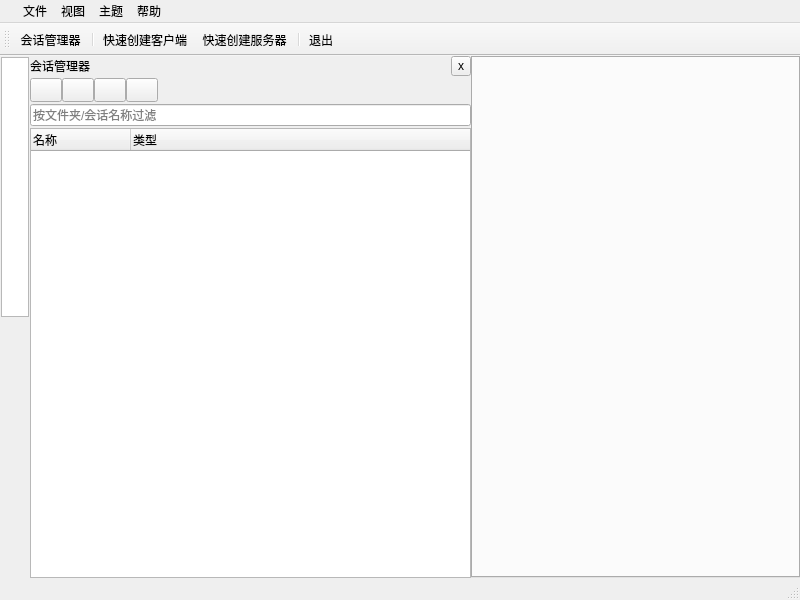
<?xml version="1.0" encoding="UTF-8"?>
<ui version="4.0">
 <class>CentralWindow</class>
 <widget class="QMainWindow" name="CentralWindow">
  <property name="geometry">
   <rect>
    <x>0</x>
    <y>0</y>
    <width>800</width>
    <height>600</height>
   </rect>
  </property>
  <property name="windowTitle">
   <string>FPGA模拟器 v2.0</string>
  </property>
  <property name="windowIcon">
   <iconset resource="../../3rdParty/resource/resource.qrc">
    <normaloff>:/logo.ico</normaloff>:/logo.ico</iconset>
  </property>
  <widget class="QWidget" name="centralwidget">
   <layout class="QHBoxLayout" name="horizontalLayout_2">
    <property name="spacing">
     <number>0</number>
    </property>
    <property name="leftMargin">
     <number>0</number>
    </property>
    <property name="topMargin">
     <number>0</number>
    </property>
    <property name="rightMargin">
     <number>0</number>
    </property>
    <property name="bottomMargin">
     <number>0</number>
    </property>
    <item>
     <widget class="QWidget" name="leftSidewidget" native="true">
      <property name="sizePolicy">
       <sizepolicy hsizetype="Fixed" vsizetype="Expanding">
        <horstretch>0</horstretch>
        <verstretch>0</verstretch>
       </sizepolicy>
      </property>
      <property name="maximumSize">
       <size>
        <width>30</width>
        <height>16777215</height>
       </size>
      </property>
      <layout class="QVBoxLayout" name="verticalLayout">
       <property name="spacing">
        <number>1</number>
       </property>
       <property name="leftMargin">
        <number>1</number>
       </property>
       <property name="topMargin">
        <number>1</number>
       </property>
       <property name="rightMargin">
        <number>1</number>
       </property>
       <property name="bottomMargin">
        <number>1</number>
       </property>
       <item>
        <widget class="QGraphicsView" name="graphicsView">
         <property name="sizePolicy">
          <sizepolicy hsizetype="Expanding" vsizetype="Expanding">
           <horstretch>0</horstretch>
           <verstretch>0</verstretch>
          </sizepolicy>
         </property>
         <property name="alignment">
          <set>Qt::AlignLeading|Qt::AlignLeft|Qt::AlignTop</set>
         </property>
        </widget>
       </item>
       <item>
        <spacer name="verticalSpacer">
         <property name="orientation">
          <enum>Qt::Vertical</enum>
         </property>
         <property name="sizeHint" stdset="0">
          <size>
           <width>20</width>
           <height>40</height>
          </size>
         </property>
        </spacer>
       </item>
      </layout>
     </widget>
    </item>
    <item>
     <widget class="QStackedWidget" name="leftStackedWidget">
      <property name="minimumSize">
       <size>
        <width>300</width>
        <height>0</height>
       </size>
      </property>
      <property name="maximumSize">
       <size>
        <width>500</width>
        <height>16777215</height>
       </size>
      </property>
      <property name="currentIndex">
       <number>0</number>
      </property>
      <widget class="QWidget" name="sessionManagerWidget">
       <layout class="QVBoxLayout" name="verticalLayout_5">
        <property name="spacing">
         <number>2</number>
        </property>
        <property name="leftMargin">
         <number>0</number>
        </property>
        <property name="topMargin">
         <number>0</number>
        </property>
        <property name="rightMargin">
         <number>0</number>
        </property>
        <property name="bottomMargin">
         <number>0</number>
        </property>
        <item>
         <layout class="QHBoxLayout" name="horizontalLayout_6">
          <item>
           <widget class="QLabel" name="label_4">
            <property name="text">
             <string>会话管理器</string>
            </property>
           </widget>
          </item>
          <item>
           <widget class="QToolButton" name="toolButton_closeSessionManagerWidget">
            <property name="sizePolicy">
             <sizepolicy hsizetype="Fixed" vsizetype="Fixed">
              <horstretch>0</horstretch>
              <verstretch>0</verstretch>
             </sizepolicy>
            </property>
            <property name="maximumSize">
             <size>
              <width>20</width>
              <height>20</height>
             </size>
            </property>
            <property name="text">
             <string notr="true">x</string>
            </property>
            <property name="iconSize">
             <size>
              <width>16</width>
              <height>16</height>
             </size>
            </property>
           </widget>
          </item>
         </layout>
        </item>
        <item>
         <widget class="QWidget" name="widget" native="true">
          <property name="minimumSize">
           <size>
            <width>0</width>
            <height>24</height>
           </size>
          </property>
          <property name="maximumSize">
           <size>
            <width>16777215</width>
            <height>24</height>
           </size>
          </property>
          <layout class="QHBoxLayout" name="horizontalLayout">
           <property name="spacing">
            <number>0</number>
           </property>
           <property name="leftMargin">
            <number>0</number>
           </property>
           <property name="topMargin">
            <number>0</number>
           </property>
           <property name="rightMargin">
            <number>0</number>
           </property>
           <property name="bottomMargin">
            <number>0</number>
           </property>
           <item>
            <widget class="QToolButton" name="toolButton_addGroup">
             <property name="icon">
              <iconset resource="lresource.qrc">
               <normaloff>:/resource/image/folder_add .png</normaloff>:/resource/image/folder_add .png</iconset>
             </property>
             <property name="iconSize">
              <size>
               <width>24</width>
               <height>24</height>
              </size>
             </property>
            </widget>
           </item>
           <item>
            <widget class="QToolButton" name="toolButton_delGroup">
             <property name="icon">
              <iconset resource="lresource.qrc">
               <normaloff>:/resource/image/folder_delete.png</normaloff>:/resource/image/folder_delete.png</iconset>
             </property>
             <property name="iconSize">
              <size>
               <width>24</width>
               <height>24</height>
              </size>
             </property>
            </widget>
           </item>
           <item>
            <widget class="QToolButton" name="toolButton_newSession">
             <property name="toolTip">
              <string>创建客户端</string>
             </property>
             <property name="text">
              <string/>
             </property>
             <property name="icon">
              <iconset resource="lresource.qrc">
               <normaloff>:/resource/image/create.png</normaloff>:/resource/image/create.png</iconset>
             </property>
             <property name="iconSize">
              <size>
               <width>24</width>
               <height>24</height>
              </size>
             </property>
            </widget>
           </item>
           <item>
            <widget class="QToolButton" name="toolButton_delSession">
             <property name="toolTip">
              <string>删除会话</string>
             </property>
             <property name="text">
              <string/>
             </property>
             <property name="icon">
              <iconset resource="lresource.qrc">
               <normaloff>:/resource/image/create2.png</normaloff>:/resource/image/create2.png</iconset>
             </property>
             <property name="iconSize">
              <size>
               <width>24</width>
               <height>24</height>
              </size>
             </property>
            </widget>
           </item>
           <item>
            <spacer name="horizontalSpacer">
             <property name="orientation">
              <enum>Qt::Horizontal</enum>
             </property>
             <property name="sizeHint" stdset="0">
              <size>
               <width>313</width>
               <height>20</height>
              </size>
             </property>
            </spacer>
           </item>
          </layout>
         </widget>
        </item>
        <item>
         <widget class="QLineEdit" name="lineEdit">
          <property name="placeholderText">
           <string>按文件夹/会话名称过滤</string>
          </property>
         </widget>
        </item>
        <item>
         <widget class="QTreeWidget" name="treeWidget">
          <property name="minimumSize">
           <size>
            <width>0</width>
            <height>400</height>
           </size>
          </property>
          <property name="selectionMode">
           <enum>QAbstractItemView::ExtendedSelection</enum>
          </property>
          <column>
           <property name="text">
            <string>名称</string>
           </property>
          </column>
          <column>
           <property name="text">
            <string>类型</string>
           </property>
          </column>
         </widget>
        </item>
       </layout>
      </widget>
     </widget>
    </item>
    <item>
     <widget class="QTabWidget" name="rightTabWidget">
      <property name="currentIndex">
       <number>-1</number>
      </property>
      <property name="tabsClosable">
       <bool>true</bool>
      </property>
     </widget>
    </item>
   </layout>
  </widget>
  <widget class="QMenuBar" name="menuBar">
   <property name="geometry">
    <rect>
     <x>0</x>
     <y>0</y>
     <width>800</width>
     <height>21</height>
    </rect>
   </property>
   <widget class="QMenu" name="menu_newWindow">
    <property name="title">
     <string/>
    </property>
   </widget>
   <widget class="QMenu" name="menu_file">
    <property name="title">
     <string>文件</string>
    </property>
    <addaction name="action_newWindow"/>
    <addaction name="separator"/>
    <addaction name="action_exit"/>
   </widget>
   <widget class="QMenu" name="menu_view">
    <property name="title">
     <string>视图</string>
    </property>
    <addaction name="action_menuBar"/>
    <addaction name="action_toolBar"/>
    <addaction name="action_statusBar"/>
   </widget>
   <widget class="QMenu" name="menu_theme">
    <property name="title">
     <string>主题</string>
    </property>
    <addaction name="action_lightTheme"/>
    <addaction name="action_darkTheme"/>
    <addaction name="action_colorTheme"/>
   </widget>
   <widget class="QMenu" name="menu">
    <property name="title">
     <string>帮助</string>
    </property>
    <addaction name="action_about"/>
    <addaction name="action_aboutQt"/>
   </widget>
   <addaction name="menu_newWindow"/>
   <addaction name="menu_file"/>
   <addaction name="menu_view"/>
   <addaction name="menu_theme"/>
   <addaction name="menu"/>
  </widget>
  <widget class="QStatusBar" name="statusBar"/>
  <widget class="QToolBar" name="toolBar">
   <property name="windowTitle">
    <string>toolBar_2</string>
   </property>
   <attribute name="toolBarArea">
    <enum>TopToolBarArea</enum>
   </attribute>
   <attribute name="toolBarBreak">
    <bool>false</bool>
   </attribute>
   <addaction name="action_sessionManager"/>
   <addaction name="separator"/>
   <addaction name="action_client"/>
   <addaction name="action_server"/>
   <addaction name="separator"/>
   <addaction name="action_exit"/>
  </widget>
  <action name="action_newWindow">
   <property name="text">
    <string>新窗口</string>
   </property>
  </action>
  <action name="action_exit">
   <property name="icon">
    <iconset resource="../../3rdParty/resource/resource.qrc">
     <normaloff>:/exit.png</normaloff>:/exit.png</iconset>
   </property>
   <property name="text">
    <string>退出</string>
   </property>
   <property name="shortcut">
    <string>Alt+X</string>
   </property>
  </action>
  <action name="action_menuBar">
   <property name="checkable">
    <bool>true</bool>
   </property>
   <property name="checked">
    <bool>true</bool>
   </property>
   <property name="text">
    <string>菜单栏</string>
   </property>
  </action>
  <action name="action_toolBar">
   <property name="checkable">
    <bool>true</bool>
   </property>
   <property name="checked">
    <bool>true</bool>
   </property>
   <property name="text">
    <string>工具栏</string>
   </property>
  </action>
  <action name="action_statusBar">
   <property name="checkable">
    <bool>true</bool>
   </property>
   <property name="checked">
    <bool>true</bool>
   </property>
   <property name="text">
    <string>状态栏</string>
   </property>
  </action>
  <action name="action_lightTheme">
   <property name="checkable">
    <bool>true</bool>
   </property>
   <property name="text">
    <string>明亮</string>
   </property>
  </action>
  <action name="action_darkTheme">
   <property name="checkable">
    <bool>true</bool>
   </property>
   <property name="text">
    <string>暗黑</string>
   </property>
  </action>
  <action name="action_colorTheme">
   <property name="text">
    <string>主题颜色</string>
   </property>
  </action>
  <action name="action_sessionManager">
   <property name="icon">
    <iconset resource="lresource.qrc">
     <normaloff>:/resource/image/list.png</normaloff>:/resource/image/list.png</iconset>
   </property>
   <property name="text">
    <string>会话管理器</string>
   </property>
   <property name="menuRole">
    <enum>QAction::TextHeuristicRole</enum>
   </property>
  </action>
  <action name="action_newSession">
   <property name="icon">
    <iconset resource="lresource.qrc">
     <normaloff>:/resource/image/create.png</normaloff>:/resource/image/create.png</iconset>
   </property>
   <property name="text">
    <string>创建会话</string>
   </property>
   <property name="menuRole">
    <enum>QAction::TextHeuristicRole</enum>
   </property>
  </action>
  <action name="action_delSession">
   <property name="icon">
    <iconset resource="lresource.qrc">
     <normaloff>:/resource/image/create2.png</normaloff>:/resource/image/create2.png</iconset>
   </property>
   <property name="text">
    <string>删除会话</string>
   </property>
   <property name="menuRole">
    <enum>QAction::TextHeuristicRole</enum>
   </property>
  </action>
  <action name="action_aboutQt">
   <property name="text">
    <string>关于Qt</string>
   </property>
  </action>
  <action name="action_about">
   <property name="text">
    <string>关于</string>
   </property>
  </action>
  <action name="action_client">
   <property name="icon">
    <iconset resource="lresource.qrc">
     <normaloff>:/resource/image/client.png</normaloff>:/resource/image/client.png</iconset>
   </property>
   <property name="text">
    <string>快速创建客户端</string>
   </property>
   <property name="menuRole">
    <enum>QAction::NoRole</enum>
   </property>
  </action>
  <action name="action_server">
   <property name="icon">
    <iconset resource="lresource.qrc">
     <normaloff>:/resource/image/server.png</normaloff>:/resource/image/server.png</iconset>
   </property>
   <property name="text">
    <string>快速创建服务器</string>
   </property>
   <property name="menuRole">
    <enum>QAction::NoRole</enum>
   </property>
  </action>
  <action name="action_addGroup">
   <property name="icon">
    <iconset resource="lresource.qrc">
     <normaloff>:/resource/image/folder_add .png</normaloff>:/resource/image/folder_add .png</iconset>
   </property>
   <property name="text">
    <string>创建分组</string>
   </property>
   <property name="menuRole">
    <enum>QAction::NoRole</enum>
   </property>
  </action>
  <action name="action_delGroup">
   <property name="icon">
    <iconset resource="lresource.qrc">
     <normaloff>:/resource/image/folder_delete.png</normaloff>:/resource/image/folder_delete.png</iconset>
   </property>
   <property name="text">
    <string>删除分组</string>
   </property>
   <property name="menuRole">
    <enum>QAction::NoRole</enum>
   </property>
  </action>
  <action name="action_copy">
   <property name="icon">
    <iconset resource="lresource.qrc">
     <normaloff>:/resource/image/copy.png</normaloff>:/resource/image/copy.png</iconset>
   </property>
   <property name="text">
    <string>复制参数</string>
   </property>
   <property name="menuRole">
    <enum>QAction::NoRole</enum>
   </property>
  </action>
  <action name="action_paste">
   <property name="icon">
    <iconset resource="lresource.qrc">
     <normaloff>:/resource/image/paste.png</normaloff>:/resource/image/paste.png</iconset>
   </property>
   <property name="text">
    <string>粘贴参数</string>
   </property>
   <property name="menuRole">
    <enum>QAction::NoRole</enum>
   </property>
  </action>
  <action name="action_open">
   <property name="icon">
    <iconset resource="lresource.qrc">
     <normaloff>:/resource/image/folder-open.png</normaloff>:/resource/image/folder-open.png</iconset>
   </property>
   <property name="text">
    <string>在标签组中打开</string>
   </property>
   <property name="menuRole">
    <enum>QAction::NoRole</enum>
   </property>
  </action>
 </widget>
 <resources>
  <include location="lresource.qrc"/>
  <include location="../../3rdParty/resource/resource.qrc"/>
  <include location="../../3rdParty/resource/resource.qrc"/>
 </resources>
 <connections/>
</ui>
